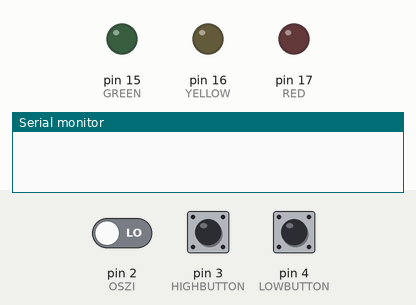
This program was run on a simulated Arduino Nano, built with avr-gcc and run on an emulated ATmega328P. Shown: output pins drawn as LEDs (lit = HIGH), the last lines printed to the serial monitor. Dashed ring = blinking. The inputs (shaded band) are chosen by the test bench; at power-on: pin 3 (HIGHBUTTON) LOW, pin 2 (OSZI) LOW, pin 4 (LOWBUTTON) HIGH. EEPROM starts erased.

Above: at 0.1 s.
1.3 s: pin 3 (HIGHBUTTON) pulled HIGH for 3.2 s
At 3.6 s:
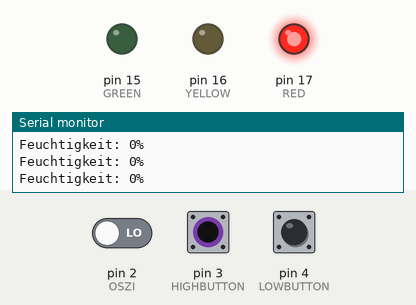
At 5.41 s:
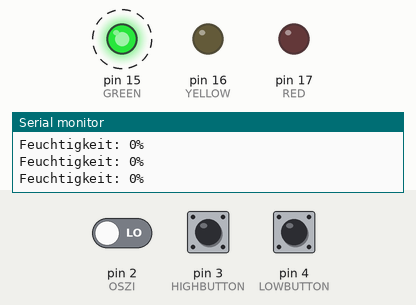
Timing chart, 0 to 12.0 s (numbered marks = the images above; inputs shaded):
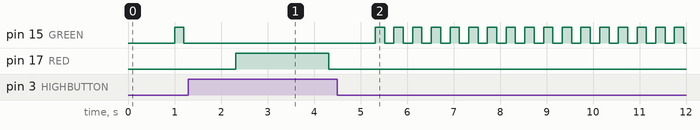

Measured:
- after the input at 1.3 s, pin 17 (RED): LOW → HIGH after 1.0 s, → LOW 2.0 s later

The program:

main.cpp
```cpp
/*
 * Kapazitiver Füllstandsmesser für Elektronikwettbewerb 2019
 * @autor Fabian Franz
 */

#include <Arduino.h>
#include <EEPROM.h>

#define GREEN 15
#define YELLOW 16
#define RED 17
#define HIGHBUTTON 3
#define LOWBUTTON 4
#define OSZI 2
#define PERIOD 1e5

uint64_t getPulse(uint8_t pin, uint64_t interval);
void showLeds(uint8_t humidity);
void blinkLed(uint8_t pin, uint16_t period);
boolean buttonPressed(uint8_t pin);
void writeEEPROM(uint8_t adress, uint16_t value);
uint16_t readEEPROM(uint8_t adress);

void setup(){
}

void loop(){
	Serial.begin(9600);
	uint16_t dryVal = readEEPROM(0);
	uint16_t wetVal = readEEPROM(6);

	pinMode(GREEN, OUTPUT);
	pinMode(YELLOW, OUTPUT);
	pinMode(RED, OUTPUT);
	pinMode(HIGHBUTTON, INPUT);
	pinMode(LOWBUTTON, INPUT);
	pinMode(OSZI, INPUT);


	while(true) {
		volatile uint16_t pulse = getPulse(OSZI, PERIOD);
		int16_t humidity = 0;

		if(!digitalRead(LOWBUTTON)) {
			while(!digitalRead(LOWBUTTON)) {
				dryVal = pulse;
				digitalWrite(GREEN, LOW);
				digitalWrite(YELLOW, LOW);
				blinkLed(RED, 200);
			}
			Serial.print("Setze untere Schranke auf:");
			Serial.println(dryVal);
			writeEEPROM(0, dryVal);
			digitalWrite(RED, LOW);
		}
		if(!digitalRead(HIGHBUTTON)) {
			while(!digitalRead(HIGHBUTTON)) {
				wetVal = pulse;
				digitalWrite(YELLOW, LOW);
				digitalWrite(RED, LOW);
				blinkLed(GREEN, 200);
			}
			Serial.print("Setze obere Schranke auf:");
			Serial.println(wetVal);
			writeEEPROM(6, wetVal);
			digitalWrite(GREEN,LOW);
		}

		// Fehler abfangen
		if(wetVal > dryVal) {
			Serial.println("Fehler bei der Konfiguration");
			blinkLed(YELLOW, 500);
		}else{
			humidity = dryVal - pulse;
			if(humidity < 0) humidity = 0;
			humidity = ((float)humidity / (dryVal - wetVal)) * 255;
			if(humidity > 255) humidity = 255;
			showLeds(humidity);
			humidity = (humidity / 255.0) * 100;
			Serial.print("Feuchtigkeit: ");
			Serial.print(humidity);
			Serial.println("%");
		}
	}
}

uint64_t getPulse(uint8_t pin, uint64_t interval){
	uint64_t count = 0;
	uint64_t time = micros();

	do {
		if (pulseIn(pin, HIGH) > 0) count++;
	} while( micros() < (time + interval));
	return count;
}
void showLeds(uint8_t humidity){
	uint8_t dim = 0;

	if(humidity <= 15) {
		digitalWrite(GREEN, LOW);
		digitalWrite(YELLOW, LOW);
		blinkLed(RED, 1e3);
	}
	// rote LED dimmen, gelb und rot aus
	if(humidity > 15 && humidity <= 70) {
		digitalWrite(GREEN, LOW);
		digitalWrite(YELLOW, LOW);
		dim = (humidity / 70.0) * 255;
		analogWrite(RED, dim);
	}
	// gelbe LED dimmen, grün aus, rot an
	if(humidity > 70 && humidity <= 140) {
		digitalWrite(GREEN, LOW);
		digitalWrite(RED, HIGH);
		dim = humidity - 70;
		dim = (dim / 70.0) * 255;
		analogWrite(YELLOW, dim);
	}
	// grüne LED dimmen, gelb und rot an
	if(humidity > 140 && humidity <= 255) {
		digitalWrite(YELLOW, HIGH);
		digitalWrite(RED, HIGH);
		dim = humidity - 140;
		dim = (dim / 115.0) * 255;
		analogWrite(GREEN, dim);
	}
}
void blinkLed(uint8_t pin, uint16_t period){
	uint64_t currentMillis = millis();
	static uint64_t previousMillis = 0;

	if(digitalRead(pin) == LOW) {
		if(currentMillis > previousMillis + period) {
			previousMillis = currentMillis;
			digitalWrite(pin, HIGH);
		}
	} else {
		if(currentMillis > previousMillis + period) {
			previousMillis = currentMillis;
			digitalWrite(pin, LOW);
		}
	}
}
void writeEEPROM(uint8_t adress, uint16_t value){
	char buf[6];
	itoa(value, buf, 10);
	for(int i=0; i<6; i++) {
		EEPROM.write(adress+i, buf[i]);
	}
}
uint16_t readEEPROM(uint8_t adress){
	char buf[6];
	for(int i=0; i<6; i++) {
		buf[i] = EEPROM.read(adress+i);
	}
	return atoi(buf);
}
```
